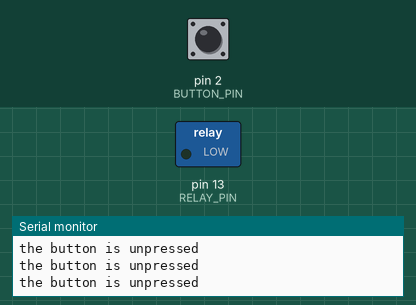
The sketch below on a simulated Arduino Uno, built with avr-gcc and run on an emulated ATmega328P. On the bench: switched loads named in the sketch (green lamp = pin HIGH), the last lines printed to the serial monitor. Dashed ring = blinking. The inputs (shaded band) are chosen by the test bench; at power-on: pin 2 (BUTTON_PIN) HIGH.

Above: at 1.2 s.
1.3 s: pin 2 (BUTTON_PIN) pulled LOW for 0.15 s
At 1.41 s:
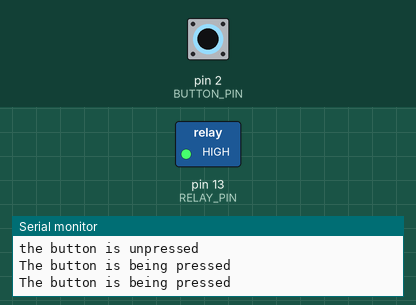
2.9 s: pin 2 (BUTTON_PIN) pulled LOW for 0.15 s
At 3.4 s:
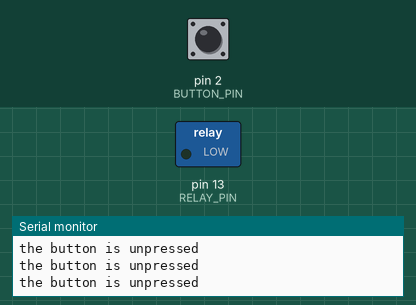
6.0 s: pin 2 (BUTTON_PIN) pulled LOW for 1 s
At 6.8 s:
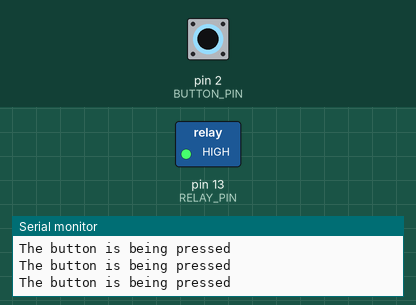
10.0 s: pin 2 (BUTTON_PIN) pulsed LOW 2 times (0.12 s each, 0.3 s apart)
At 10.1 s:
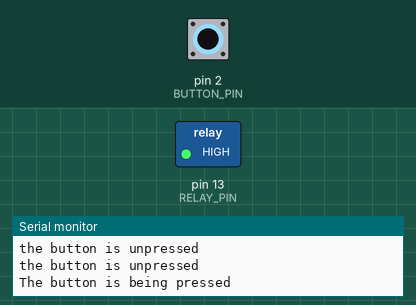
13.6 s: pin 2 (BUTTON_PIN) driven LOW
At 14.3 s:
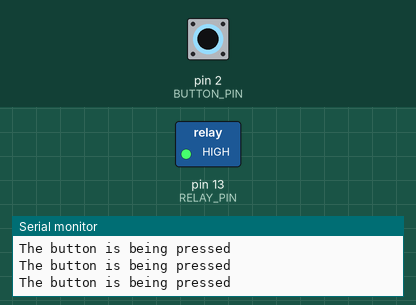
16.6 s: pin 2 (BUTTON_PIN) driven HIGH
At 17.1 s:
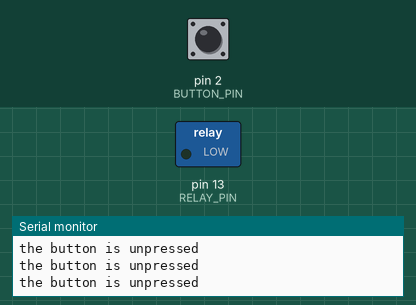
Timing chart, 0 to 19.6 s (numbered marks = the images above; inputs shaded):
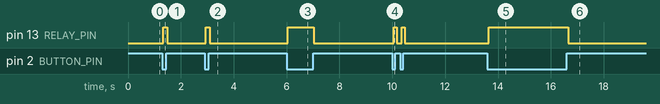

Measured:
- after the input at 1.3 s, pin 13 (RELAY_PIN): LOW → HIGH at once, → LOW 0.15 s later
- after the input at 2.9 s, pin 13 (RELAY_PIN): LOW → HIGH after 0.05 s, → LOW 0.15 s later
- after the input at 6.0 s, pin 13 (RELAY_PIN): LOW → HIGH at once, → LOW 0.99 s later
- after the input at 10.0 s, pin 13 (RELAY_PIN): alternates HIGH for 0.12 s and LOW for 0.19 s, 4 changes in all, then stays LOW, starting after 0.05 s
- after the input at 13.6 s, pin 13 (RELAY_PIN): LOW → HIGH at once
- after the input at 16.6 s, pin 13 (RELAY_PIN): HIGH → LOW after 0.05 s

The sketch:

RELAY.ino
```cpp
// C++ code
//
const int BUTTON_PIN = 2;
const int RELAY_PIN =13;
void setup(){
 Serial.begin(9600);
 pinMode(BUTTON_PIN,INPUT_PULLUP);
  pinMode(RELAY_PIN,OUTPUT);
}
 void loop()
{
  int buttonState = digitalRead(BUTTON_PIN);
  if (buttonState==LOW)
  {
    Serial.println("The button is being pressed");
    digitalWrite(RELAY_PIN,HIGH);
  }
  else
    if(buttonState==HIGH)
  {
    Serial.println("the button is unpressed");
    digitalWrite(RELAY_PIN,LOW);
  }
}
```
